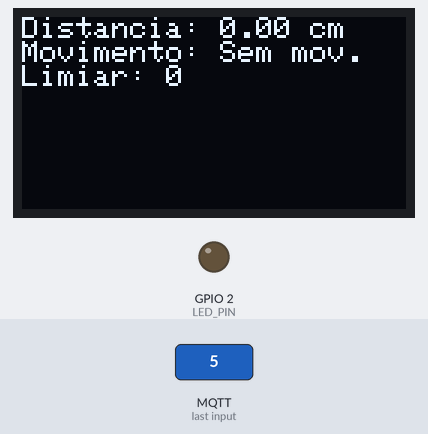
Simulated run of this sketch. Board: ESP32. Parts: 128×64 one-colour display, output pins drawn as LEDs (lit = HIGH). Inputs (shaded band) come from the test bench. WiFi joins after 1.5 s; servers stay silent unless stated; random numbers use the default seed unless the sketch sets one; no MQTT or app messages arrive unless stated; what the sketch prints to the serial monitor is not drawn.

6.9 s: MQTT message "5" arrives on the first subscribed topic
Above: at 8.1 s.
Timing chart, 0 to 9.9 s (numbered marks = the images above; inputs shaded):
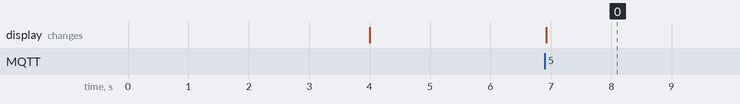

The sketch:

atividade01_Pedro-Bartsch.ino
```cpp
#include <WiFi.h>          // ou <ESP8266WiFi.h>
#include <Wire.h>
#include <PubSubClient.h>
#include <ArduinoJson.h>
#include <Adafruit_GFX.h>
#include <Adafruit_SSD1306.h>

// ======== CONFIGURAÇÕES ========
const char* SSID = "Wellyson";
const char* PSWD = "12345678";
String brokerUrl = "test.mosquitto.org";
int port = 1883;
const char* topico1 = "duplaLWP/servo/comando";

#define LED_PIN 2
#define SCREEN_WIDTH 128
#define SCREEN_HEIGHT 64
#define OLED_RESET -1

#define I2C_SCK 6
#define I2C_SDA 5

Adafruit_SSD1306 display(SCREEN_WIDTH, SCREEN_HEIGHT, &Wire, OLED_RESET);

WiFiClient espClient;
PubSubClient mqttClient(espClient);

// ====== Estrutura ==============
struct SensorData {
  float distancia;
  bool movimento;
  int limiar;
};


// ======== SETUP ========
void setup() {
  Serial.begin(115200);
  Wire.begin(I2C_SDA, I2C_SCK);
  delay(4000);
  pinMode(LED_PIN, OUTPUT);

  if (!display.begin(SSD1306_SWITCHCAPVCC, 0x3C)) {
    Serial.println("Falha no display OLED");
    for (;;);
  }
  display.clearDisplay();
  display.display();

  connectWifi();
  connectBroker();
}

// ======== LOOP ========
void loop() {
  if (WiFi.status() != WL_CONNECTED) {
    Serial.println("Conexão WiFi perdida! Tentando reconexão...");
    connectWifi();
  }
  if (!mqttClient.connected()) {
    Serial.println("MQTT desconectado! Tentando reconexão...");
    connectBroker();
  }

  mqttClient.loop();
}

// ======= FUNÇÃO DE DESERIALIZAÇÃO JSON =============

bool deserializeSensorData(byte* payload, unsigned int length, SensorData &data) {
  StaticJsonDocument<128> doc;
  DeserializationError error = deserializeJson(doc, payload, length);

  if (error) {
    Serial.print("[JSON] Erro ao desserializar: ");
    Serial.println(error.c_str());
    return false;
  }

  const char* distStr = doc["distancia_cm"];
  const char* movStr = doc["movimento"];
  const char* limiarStr = doc["limiar_pot"];

  data.distancia = atof(distStr);
  data.movimento = doc["movimento"].as<bool>();
  data.limiar = atoi(limiarStr);
  return true;
}

// ======== FUNÇÕES DE CONEXÃO ========
void connectWifi() {
  Serial.println("\n[WiFi] Conectando à rede...");
  WiFi.mode(WIFI_STA);
  WiFi.begin(SSID, PSWD);

  unsigned long startAttempt = millis();
  while (WiFi.status() != WL_CONNECTED && millis() - startAttempt < 15000) {
    Serial.print(".");
    delay(500);
  }

  if (WiFi.status() == WL_CONNECTED) {
    Serial.print("\n[WiFi] Conectado! IP: ");
    Serial.println(WiFi.localIP());
  } else {
    Serial.println("\n[WiFi] Falha ao conectar! Reiniciando...");
    delay(3000);
    ESP.restart();
  }
}

void callbackmsg(char* topic, byte* payload, unsigned int length) {

  SensorData data;
  String resposta = "";
  for (int i = 0; i < length; i++) {
    resposta += (char)payload[i];
  }
  Serial.println(resposta);

  if(!deserializeSensorData(payload, length, data)) {
    Serial.println("[ERRO] Falha ao interpretar dados JSON");
    return;
  }

  display.clearDisplay();
  display.setTextSize(1);
  display.setTextColor(SSD1306_WHITE);
  display.setCursor(0, 0);
  display.print("Distancia: ");
  display.print(data.distancia);
  display.println(" cm");

  display.print("Movimento: ");
  display.println(data.movimento ? "Detectado" : "Sem mov.");

  display.print("Limiar: ");
  display.println(data.limiar);
  display.display();

  if (data.distancia < 20 && data.movimento) {
    digitalWrite(LED_PIN, HIGH);
  } else {
    digitalWrite(LED_PIN, LOW);
  }

  Serial.print("[MQTT] Dados recebidos ->");
  Serial.print("Dist: "); Serial.print(data.distancia);
  Serial.print(" | Mov: "); Serial.print(data.movimento);
  Serial.print(" | Limiar: "); Serial.println(data.limiar);

}

void connectBroker() {
  Serial.println("\n[MQTT] Conectando ao broker...");
  Serial.println(brokerUrl);

  mqttClient.setServer(brokerUrl.c_str(), port);
  mqttClient.setCallback(callbackmsg);

  // gera um ID único a cada conexão
  String clientId = "ESP-PDRO-";
  clientId += String(random(0xffff), HEX);

  // tenta conexão até 10x
  for (int i = 0; i < 10 && !mqttClient.connected(); i++) {
    if (mqttClient.connect(clientId.c_str())) {
      Serial.println("[MQTT] Conectado com sucesso!");
      mqttClient.subscribe(topico1);
      return;
    } else {
      Serial.print("[MQTT] Falha (rc=");
      Serial.print(mqttClient.state());
      Serial.println("), tentando novamente...");
      delay(1000);
    }
  }

  Serial.println("[MQTT] Não foi possível conectar. Reiniciando...");
  delay(3000);
  ESP.restart();
}
```

Measured:
- after the input at 6.9 s, the display: changes at once (image 0)
